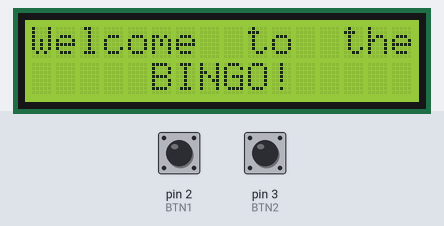
The sketch below on a simulated Arduino Uno, built with avr-gcc and run on an emulated ATmega328P. Parts: 16×2 character LCD. The test bench sets the inputs (shaded band); at power-on: pin 2 (BTN1) HIGH, pin 3 (BTN2) HIGH. Random numbers use the default seed unless the sketch sets one; what the sketch prints to the serial monitor is not drawn.

Above: at 2.2 s.
2.3 s: pin 2 (BTN1) pulled LOW for 0.15 s
At 3.5 s:
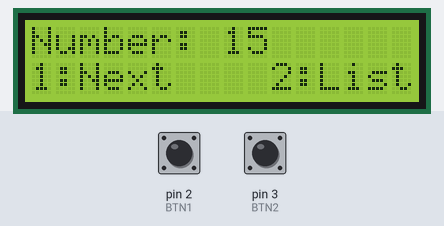
3.9 s: pin 3 (BTN2) pulled LOW for 0.15 s
At 4.8 s:
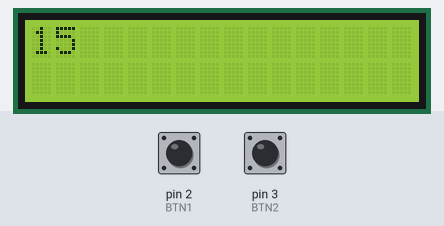
6.5 s: pin 2 (BTN1) pulled LOW for 1 s
At 7.9 s:
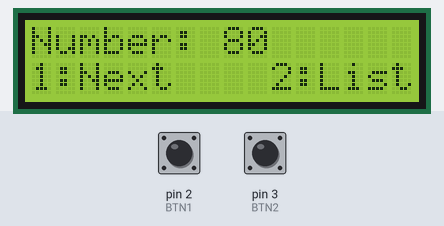
9.0 s: pin 3 (BTN2) pulled LOW for 1 s
At 9.8 s:
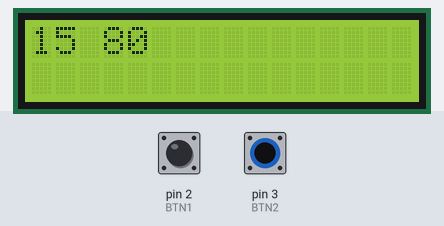
Timing chart, 0 to 12.0 s (numbered marks = the images above; inputs shaded):
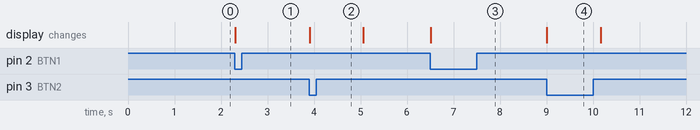

Measured:
- after the input at 2.3 s, the display: changes at once (image 1)
- after the input at 3.9 s, the display: changes at once (image 2)
- after the input at 6.5 s, the display: changes at once (image 3)
- after the input at 9.0 s, the display: changes at once (image 4)

The sketch:

ArduBingo.ino
```cpp
/**********************************************
*                   ARDUBINGO
**********************************************/

//Libraries----------------------------------
#include <stdlib.h>
#include <math.h>
#include <time.h>
#include <string.h>
#include <LiquidCrystal.h>

//Defines------------------------------------
#define N 91
#define BTN1 2
#define BTN2 3

//Initialize the library with the numbers of the interface pins
LiquidCrystal lcd(7, 8, 9, 10, 11, 12);

//Global Variables
int list[N];
int empties;
int ball;
int getNumberFlag = false;
int seeListFlag = false;

void setup() {
  //Pin config
  pinMode(BTN1, INPUT_PULLUP);  //Get next number
  pinMode(BTN2, INPUT_PULLUP);  //See full list of selected number until now OR exit the list view

  //Set up the LCD's number of columns and rows:
  lcd.begin(16, 2);

  //Print a message to the LCD.
  lcd.print("Welcome  to  the");
  lcd.setCursor(5, 1);
  lcd.print("BINGO!");

  // Interrupt on falling edge
  attachInterrupt(digitalPinToInterrupt(BTN1), setNumberFlag, FALLING);
  attachInterrupt(digitalPinToInterrupt(BTN2), setListFlag, FALLING);

  // Get the seed from an analog input -> Random each time
  randomSeed(analogRead(0));

  //Initialize the Serial port
  Serial.begin(9600);
  delay(1000);

  //item 0 from list -- unused
  list[0] = 999;
}

void setNumberFlag() {
  getNumberFlag = true;
}

void setListFlag() {
  seeListFlag = true;
}

void initiateScreen() {
  //Now, let's print the value in the lcd
  lcd.clear();
  // set the cursor to column 0, line 0
  lcd.setCursor(0, 0);
  lcd.print("Number: ");
  lcd.print(list[ball]);
  lcd.setCursor(0, 1);
  lcd.print("1:Next    2:List");
}

void getNumber() {
  /*
    * Generate a random number between 1 and 90.
    * If the number has already been drawn (already appears in the list), generate a new number.
    */

  do {
    ball = random(1, N);  // Generates a number from 1 to 90
  } while (list[ball] != 0);

  Serial.print(ball);
  Serial.println();

  empties--;
  list[ball] = ball;

  initiateScreen();
}

void seeList() {

  String message;
  int ii = 0;
  int strLength;
  String toShow;

  for(int i = 1; i < N; i++){
    if(list[i] != 0){
      message += String(list[i]) + " ";
    }
  }

  strLength = message.length();
  lcd.clear();
  lcd.home();

  while(1){

    //Credits for this workaround to https://github.com/build2master/arduino-lcd-scroll-long-text/tree/master
    lcd.home();

    // Get 16 characters so that we can display on the LCD
    toShow = message.substring(ii,ii+16);

    lcd.print(toShow);

    ii = ii + 2;

    delay(400);

    // We have to reset ii after there is less text displayed.
    if(ii>(strLength-16)) {
      ii = 0;
      break;
    }
  }

  delay(750);

  initiateScreen();
}

void loop() {

  for (int i = 1; i < N; i++) {
    list[i] = 0;
  }

  empties = N - 1;

  while (empties > 0) {

    if (getNumberFlag) {

      getNumber();
      getNumberFlag = false;
    }
    if (seeListFlag) {

      seeList();
      seeListFlag = false;
    }
  }

  lcd.clear();
  lcd.setCursor(0, 0);
  lcd.print("  xX  GAME  Xx  ");
  lcd.setCursor(0, 1);
  lcd.print("  xX  OVER  Xx  ");

  while (digitalRead(BTN1) == HIGH) {
    lcd.blink();
  }

  delay(5000);
}
```
